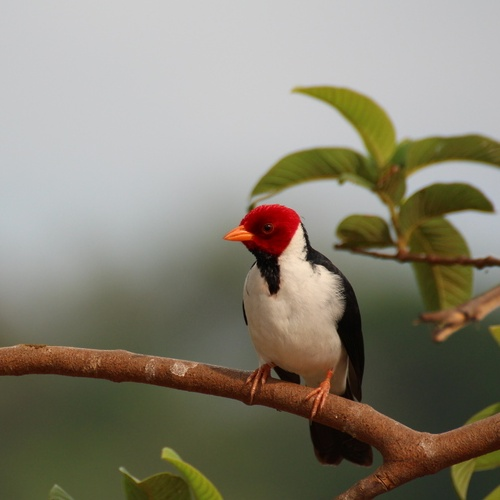
#> input picture Assignment_6/resources/image-square.jpeg, 500 x 500 px
$ python A_c.py
#> lines starting #> are read from the running program, lines starting #| are printed output that depends on the picture
# Apply IFFT to reconstruct the image.
import cv2
import numpy as np

def main():
	img = cv2.imread('resources/image-square.jpeg', 0)
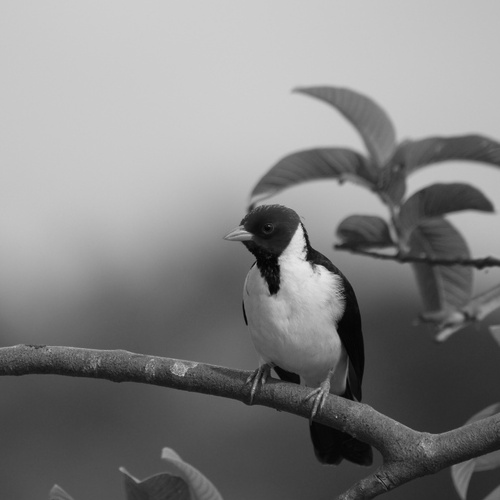
#> img: shape (500, 500); min 1, max 230, mean 130.7

	dft = cv2.dft(np.float32(img), flags=cv2.DFT_COMPLEX_OUTPUT)
	dft_shift = np.fft.fftshift(dft)

	magnitude_data = cv2.magnitude(dft_shift[:, :, 0], dft_shift[:, :, 1])
	magnitude_spectrum = 20 * np.log(magnitude_data)
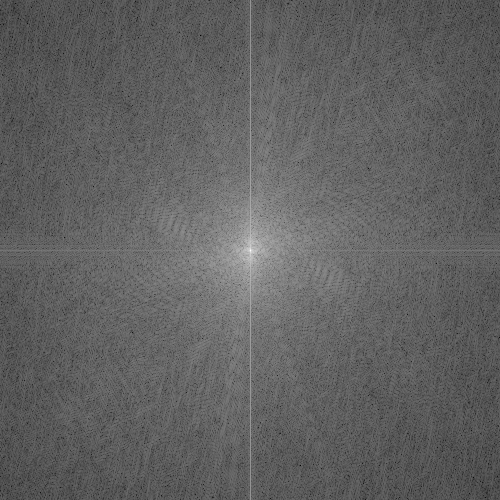
#> magnitude_spectrum: shape (500, 500) float32; min 18.53, max 346, mean 143.7; drawn with min black and max white
	magnitude_spectrum = np.asarray(magnitude_spectrum, dtype=np.uint8)
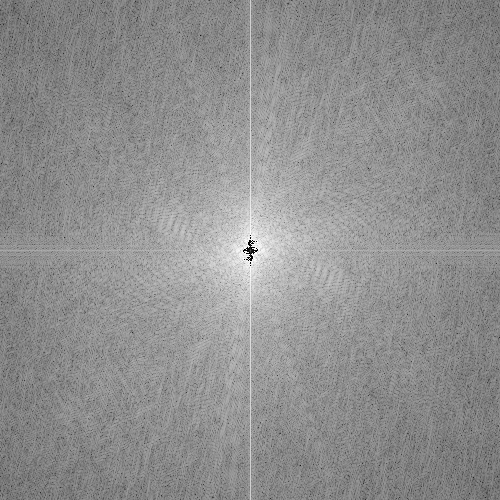
#> magnitude_spectrum: shape (500, 500); min 0, max 255, mean 143.1

	# Apply IFFT
	f_ishift = np.fft.ifftshift(dft_shift)
	img_output = cv2.idft(f_ishift, flags=cv2.DFT_SCALE)
	img_output = cv2.magnitude(img_output[:, :, 0], img_output[:, :, 1])
	img_output = np.asarray(img_output, dtype=np.uint8)

	cv2.imshow('Original image', img)
	cv2.imshow('FFT', magnitude_spectrum)
	cv2.imshow('Output IFFT', img_output)

	cv2.waitKey(0)
	cv2.destroyAllWindows()

if __name__ == "__main__":
	main()

$ run again, with Assignment_6/resources/Gaussian.PNG saved as Assignment_6/resources/image-square.jpeg
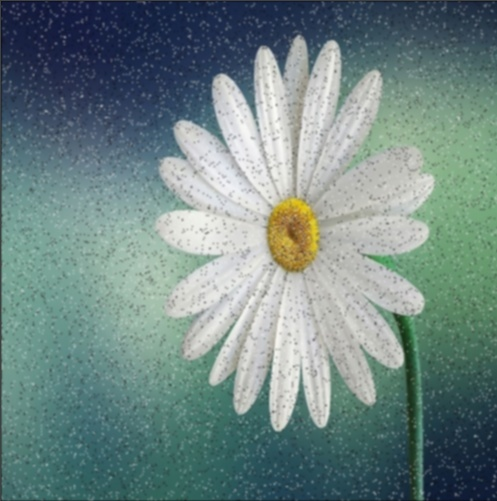
#> input picture Assignment_6/resources/Gaussian.PNG, 497 x 501 px
#> in main, `img = cv2.imread('resources/image-square.jpeg', 0)`:
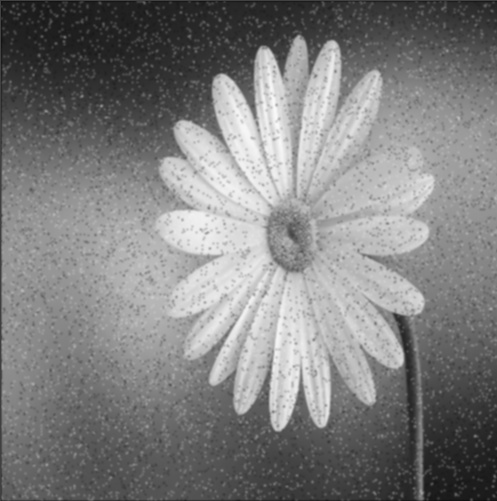
#> img: shape (501, 497); min 13, max 250, mean 127.2
#> in main, `magnitude_spectrum = np.asarray(magnitude_spectrum, dtype=np.uint8)`:
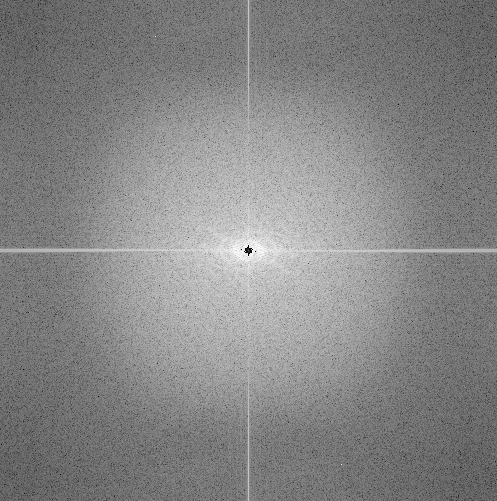
#> magnitude_spectrum: shape (501, 497); min 0, max 254, mean 133.3
